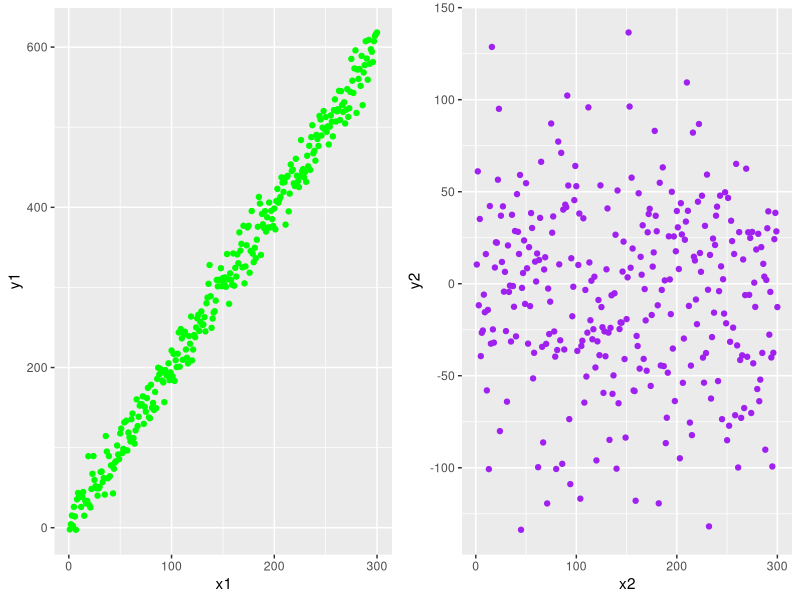
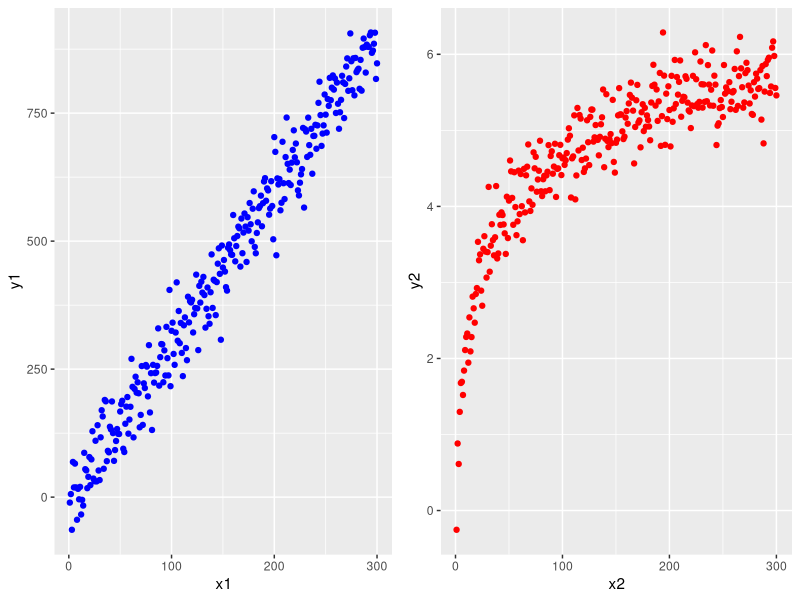
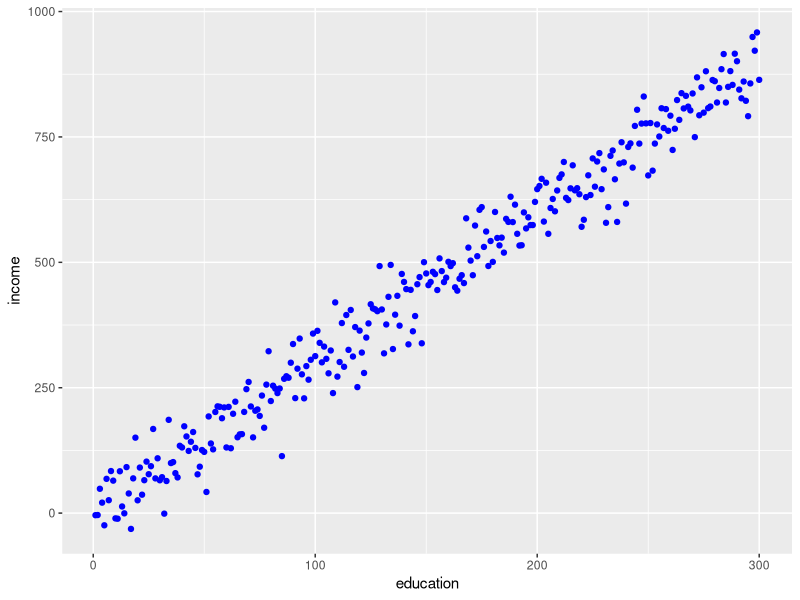
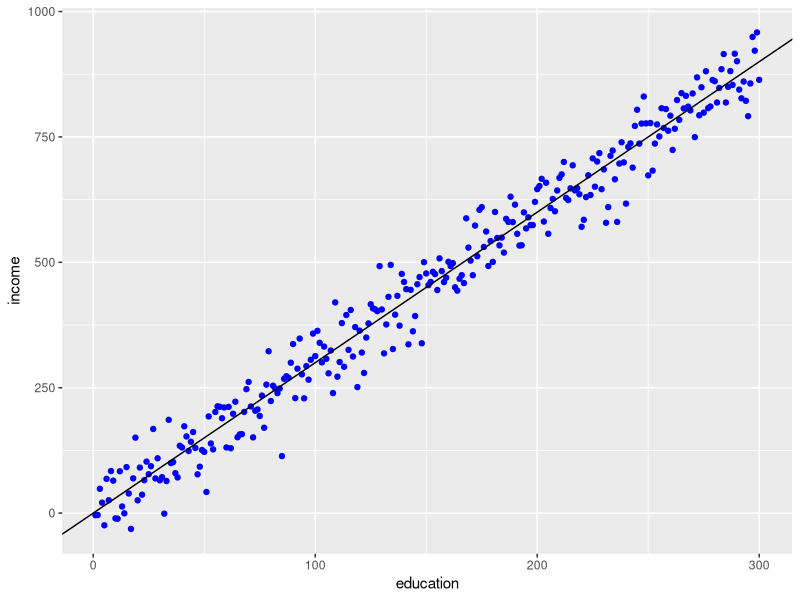
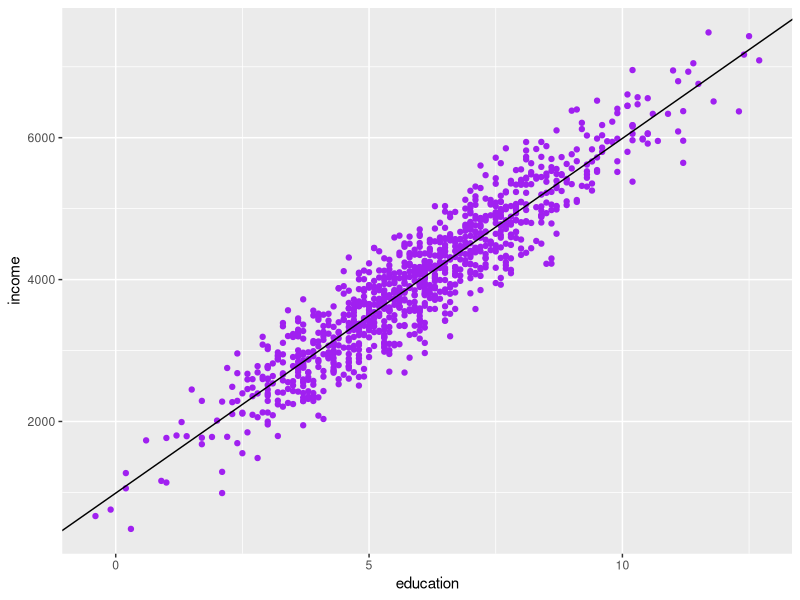
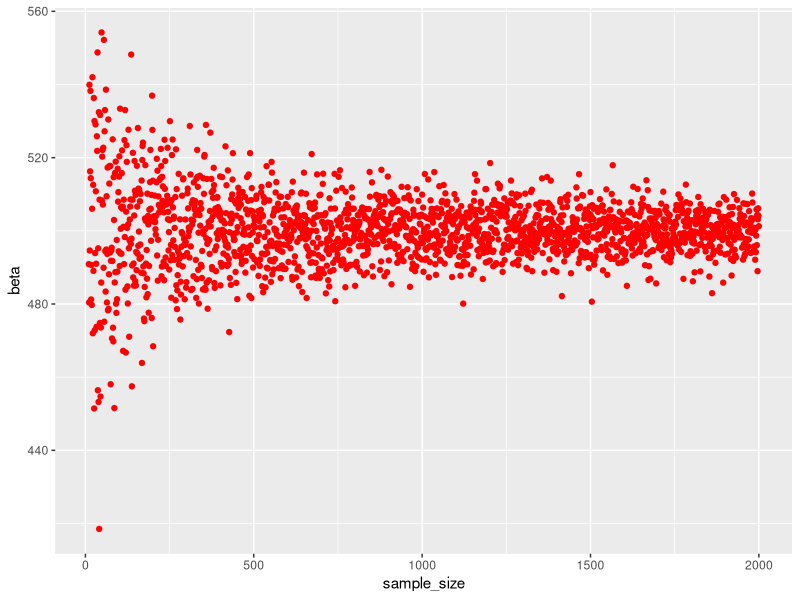

Source code (R) for these figures, in order:
## ---- chunk 1
#sample1
n = 300
x1 = seq(1, n)
y1 = 2*x1 + rnorm(n=n, sd=18)
data1 = data.frame(cbind(x1, y1))

#sample2
n = 300
x2 = seq(1, n)
y2 = rnorm(n=n, sd=50)
data2 = data.frame(cbind(x2, y2))

#plot both relationship in order to make it more intuitive
library(ggplot2)
plot1 = ggplot(data1, aes(x=x1, y=y1)) + geom_point(col="green")
plot2 = ggplot(data2, aes(x=x2, y=y2)) + geom_point(col="purple")

library(ggpubr)
ggarrange(plot1, plot2) 
## ---- chunk 2
#sample1
n = 100
x1 = seq(1, n)
y1 = -2*x1 + rnorm(n=n, sd=18)
cat("Correlation between variables from our first sample: r =", cor(x1,y1))

#sample2
n = 100
x2 = seq(1, n)
y2 = rnorm(n=n, sd=5)
cat("Correlation between variables from second first sample: r =", cor(x2,y2))
## ---- chunk 3
#sample with linear relationship between x and y
n = 300
x1 = seq(1, n)
y1 = 3*x1 + rnorm(n=n, sd=45) 
data1 = data.frame(x1,y1)

#sample with logarithmic relationship between x and y
n = 300
x2 = seq(1, n)
y2 = log(x2) + rnorm(n=n, sd=0.3)
data2 = data.frame(x2,y2)

#plot both relationship in order to make it more intuitive
library(ggplot2)
plot1 = ggplot(data1, aes(x=x1, y=y1)) + geom_point(col="blue")
plot2 = ggplot(data2, aes(x=x2, y=y2)) + geom_point(col="red")

library(ggpubr)
ggarrange(plot1, plot2) 
## ---- chunk 4

cat("Pearson correlation between variables from our first sample: r =", cor(x1,y1), "\nSpearman correlation between variables from our first sample: r =", cor(x1,y1, method = "spearman"))

cat("Pearson correlation between variables from our second sample: r =", cor(x2,y2), "\nSpearman correlation between variables from our second sample: r =", cor(x2,y2, method = "spearman"))
## ---- chunk 5
#sample with linear relationship between x and y
n = 300
education = seq(1, n)
income = 3*education + rnorm(n=n, sd=45) 
data1 = data.frame(education,income)

#plot relationship in order to make it more intuitive
library(ggplot2)
ggplot(data1, aes(x=education, y=income)) + geom_point(col="blue")
## ---- chunk 6
library(ggplot2)
ggplot(data1, aes(x=education, y=income)) + geom_point(col="blue") +
  geom_abline(intercept = 0, slope = 3)
## ---- chunk 7
send_survey = function(n){
  education = rnorm(mean = 6, sd = 2, n=n)
  income = 1000 + 500*education + rnorm(n=n, sd=400) 
  education = round(education, 1)
  data = data.frame(education,income)
  return(data)
}
## ---- chunk 8
send_survey(10)
## ---- chunk 9
# the survey result are store in a object called "data"
n = 1000
data = send_survey(n)

#define X and y
X = cbind(data$education, rep(1, times=n)) #add a column of 1 because we use matrix product
y = data$income

#compute beta
beta = solve((t(X) %*% X)) %*% t(X) %*% y
cat("Beta0 estimation =", beta[2],
    "\nBeta1 estimation =", beta[1])
## ---- chunk 10
ggplot(data, aes(x=education, y=income)) + geom_point(col="purple") +
  geom_abline(intercept = beta[2], slope = beta[1])
## ---- chunk 11
#create a function that computes beta for a given sample size
compute_beta = function(n, index=1){

  # the survey result are store in a object called "data"
  data = send_survey(n)
  
  #define X and y
  X = cbind(data$education, rep(1, times=n)) #add a column of 1 because we use matrix product
  y = data$income
  
  #compute beta
  beta = solve((t(X) %*% X)) %*% t(X) %*% y
  return(beta[index])
}
## ---- chunk 12
#create the data frame to plot
beta = c()
sample_size = c()
for (i in seq(10, 2000)){
  beta = append(beta, compute_beta(i))
  sample_size = append(sample_size, i)
}
data = as.data.frame(cbind(beta, sample_size))

#plot result
library(ggplot2)
ggplot(data, aes(x=sample_size, y=beta)) + geom_point(col="red")
## ---- chunk 13
cat("Average value of beta1 estimation based on almost 2000 different samples:", mean(data$beta))
## ---- chunk 14
generate_data = function(n){
  x = rnorm(mean = 100, sd = 20, n=n)
  y = rnorm(mean = 20, sd = 100, n=n)
  data = data.frame(x, y)
  return(data)
}
